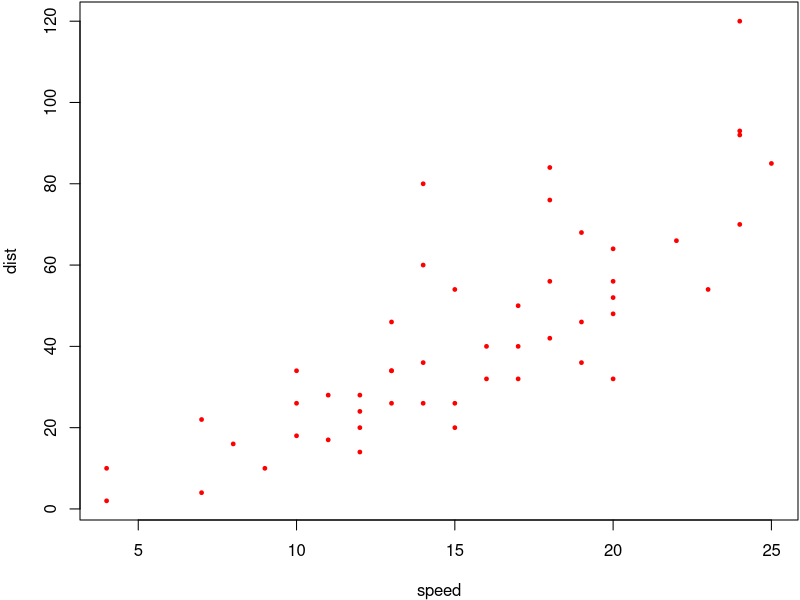

Generate this figure with R:
## ---- chunk 1
par(mar = c(4, 4, .1, .1), bg = 'transparent')
plot(cars, pch = 19, col = 'red', cex = .5)  #
